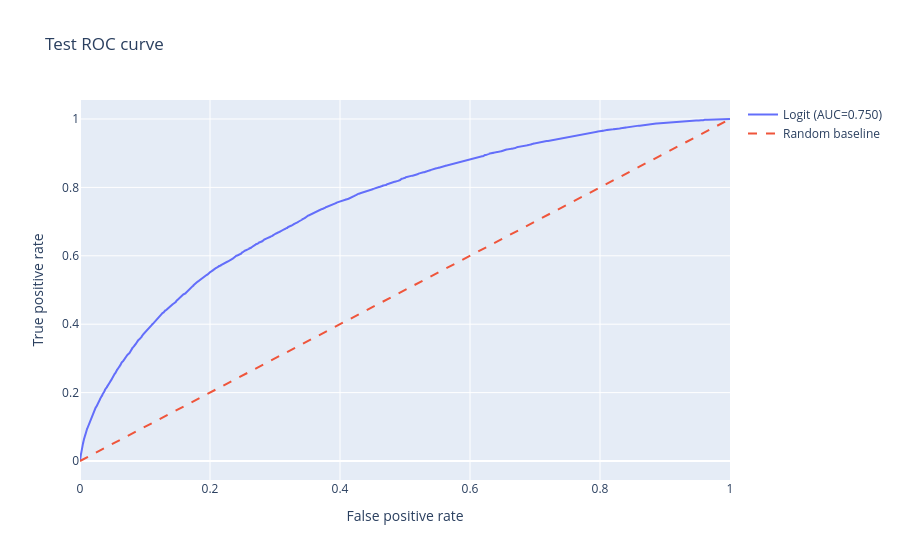
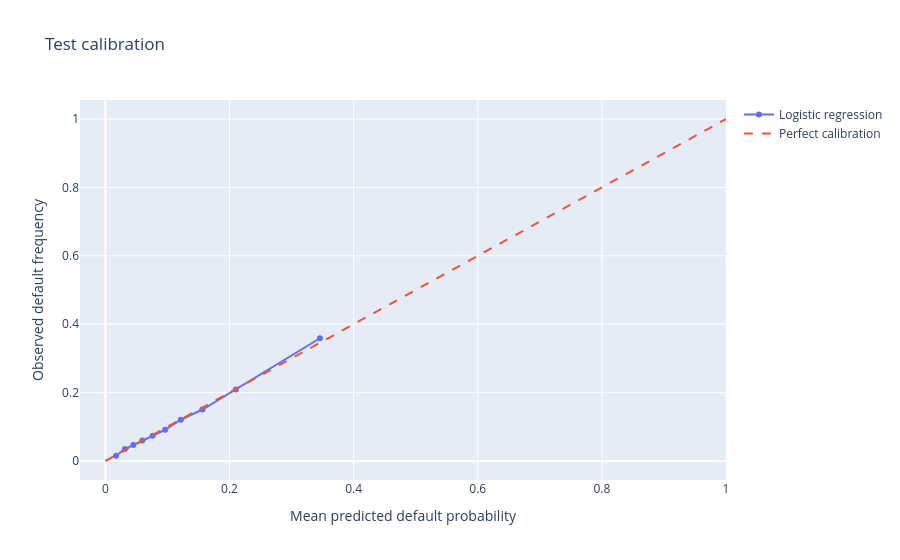

The code cell stored with these charts, in order, in its notebook:
### Code cell
fpr,tpr,_=roc_curve(y_test,p_test)
fig=go.Figure()
fig.add_trace(go.Scatter(x=fpr,y=tpr,mode='lines',name=f'Logit (AUC={roc_auc_score(y_test,p_test):.3f})'))
fig.add_trace(go.Scatter(x=[0,1],y=[0,1],mode='lines',line=dict(dash='dash'),name='Random baseline'))
fig.update_layout(title='Test ROC curve',xaxis_title='False positive rate',yaxis_title='True positive rate')
fig.show()

prob_true,prob_pred=calibration_curve(y_test,p_test,n_bins=10,strategy='quantile')
fig=go.Figure()
fig.add_trace(go.Scatter(x=prob_pred,y=prob_true,mode='lines+markers',name='Logistic regression'))
fig.add_trace(go.Scatter(x=[0,1],y=[0,1],mode='lines',line=dict(dash='dash'),name='Perfect calibration'))
fig.update_layout(title='Test calibration',xaxis_title='Mean predicted default probability',
                  yaxis_title='Observed default frequency')
fig.show()

### Figure 1 — Plotly figure (JSON) as saved in the notebook; plotly's stock layout.template omitted (floating-point values rounded to 4 significant figures; data arrays with more than 128 entries replaced by an {"elided": "..."} marker saying what was removed)
{"data": [{"mode": "lines", "name": "Logit (AUC=0.750)", "type": "scatter", "x": {"elided": "9400 float values"}, "y": {"elided": "9400 float values"}}, {"line": {"dash": "dash"}, "mode": "lines", "name": "Random baseline", "type": "scatter", "x": [0, 1], "y": [0, 1]}], "layout": {"title": {"text": "Test ROC curve"}, "xaxis": {"title": {"text": "False positive rate"}}, "yaxis": {"title": {"text": "True positive rate"}}}}

### Figure 2 — Plotly figure (JSON) as saved in the notebook; plotly's stock layout.template omitted (floating-point values rounded to 4 significant figures)
{"data": [{"mode": "lines+markers", "name": "Logistic regression", "type": "scatter", "x": [0.01717, 0.03148, 0.04501, 0.05953, 0.07614, 0.09621, 0.1215, 0.1563, 0.2101, 0.3457], "y": [0.01527, 0.03525, 0.0466, 0.05992, 0.07382, 0.09105, 0.1206, 0.1506, 0.2093, 0.3589]}, {"line": {"dash": "dash"}, "mode": "lines", "name": "Perfect calibration", "type": "scatter", "x": [0, 1], "y": [0, 1]}], "layout": {"title": {"text": "Test calibration"}, "xaxis": {"title": {"text": "Mean predicted default probability"}}, "yaxis": {"title": {"text": "Observed default frequency"}}}}
